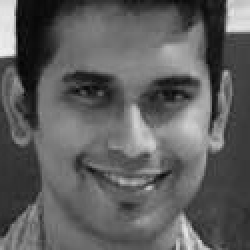
#> input picture dataset/kartik/record-3.jpg, 125 x 125 px, found by its file name (shown 2 times larger); its folder holds only this picture in this run
$ python detect.py dataset/kartik/record-3.jpg   (Python 2 division)
#> lines starting #> are read from the running program, lines starting #| are printed output that depends on the picture; after the words box and inside, x2 and y2 are one past the last pixel; in counts of white or black regions, pixels touching at a corner belong together
import cv2
import sys
import os
import shutil

CASCADE_DIR = "cascade-files/haarcascades/"

def detect_face(imagePath):

    # haarcascade_frontalface_default.xml is a frontal face detection xml file from opencv
    face_cascade_path = CASCADE_DIR + "haarcascade_frontalface_default.xml"

    # Create the cascade
    faceCascade = cv2.CascadeClassifier(face_cascade_path)

    # Read the image
    image = cv2.imread(imagePath)
    gray = cv2.cvtColor(image, cv2.COLOR_BGR2GRAY)

    # Detect faces in the image
    faces = faceCascade.detectMultiScale(gray, 1.3, 5)

    print faces
    print("Found {0} faces!".format(len(faces)))

    for (x, y, w, h) in faces:
    	img = cv2.rectangle(image, (x, y), (x+w, y+h), (0, 255, 0), 2)

    cv2.imshow("Faces found", image)
    cv2.waitKey(0)

def create_dataset(person_folder_path):
#> called with person_folder_path = 'sample_images/kartik/'
    personname = os.path.basename(os.path.normpath(person_folder_path))

    DATASETPATH = "dataset/" + personname + "/"
    sampleNum = 0

    if not os.path.exists(DATASETPATH):
        os.makedirs(DATASETPATH)
    else:
        shutil.rmtree(DATASETPATH, ignore_errors=True)

    for filename in os.listdir(person_folder_path):
        if filename.endswith(".jpg") or filename.endswith(".png") or filename.endswith(".jpeg"):
            face_cascade_path = CASCADE_DIR + "haarcascade_frontalface_default.xml"

            # Create the cascade
            faceCascade = cv2.CascadeClassifier(face_cascade_path)

            # Read the image
            image = cv2.imread(person_folder_path + "/" + filename)
#> image is the input picture: shape (125, 125, 3); min 2, max 239, mean 94.8
            gray = cv2.cvtColor(image, cv2.COLOR_BGR2GRAY)

            # DETECT faces in image
            faces = faceCascade.detectMultiScale(gray, 1.3, 5)
#> faces = [[8, 8, 111, 111]]

            for (x, y, w, h) in faces:
                cv2.rectangle(image, (x, y), (x + w, y + h), (255, 0, 0), 2)
                # incrementing sample number
                sampleNum = sampleNum + 1
                # saving the captured face in the dataset folder
                cv2.imwrite(DATASETPATH + "record-" + str(sampleNum) + ".jpg", gray[y:y + h, x:x + w])
#> this loop made 1 pass
#> (x, y, w, h, sampleNum) on pass 1: (8, 8, 111, 111, 1)
#> pass 1, in create_dataset, `cv2.imwrite(DATASETPATH + "record-" + str(sampleNum) + ".jpg", gray[y:..`:
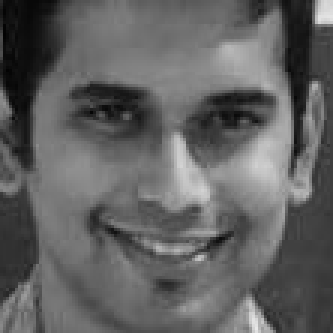
#> saved as record-1.jpg: shape (111, 111) (shown 3 times larger); min 2, max 232, mean 97.3
#> after the loop:
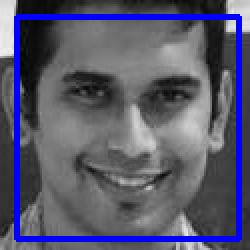
#> image: shape (125, 125, 3) (shown 2 times larger); 8.5% of pixels changed, all inside (x1, y1, x2, y2) = (7, 7, 121, 121)
#> after the loop, sampleNum = 1

if __name__ == '__main__':
    if len(sys.argv) != 2:
    	print "ERROR ! Please enter a image path"
    	#sys.exit(0)

    #IMAGEPATH = sys.argv[1]
    IMAGEPATH = "sample_images/test1.jpg"
    #detect_face(IMAGEPATH)
    create_dataset("sample_images/kartik/")
